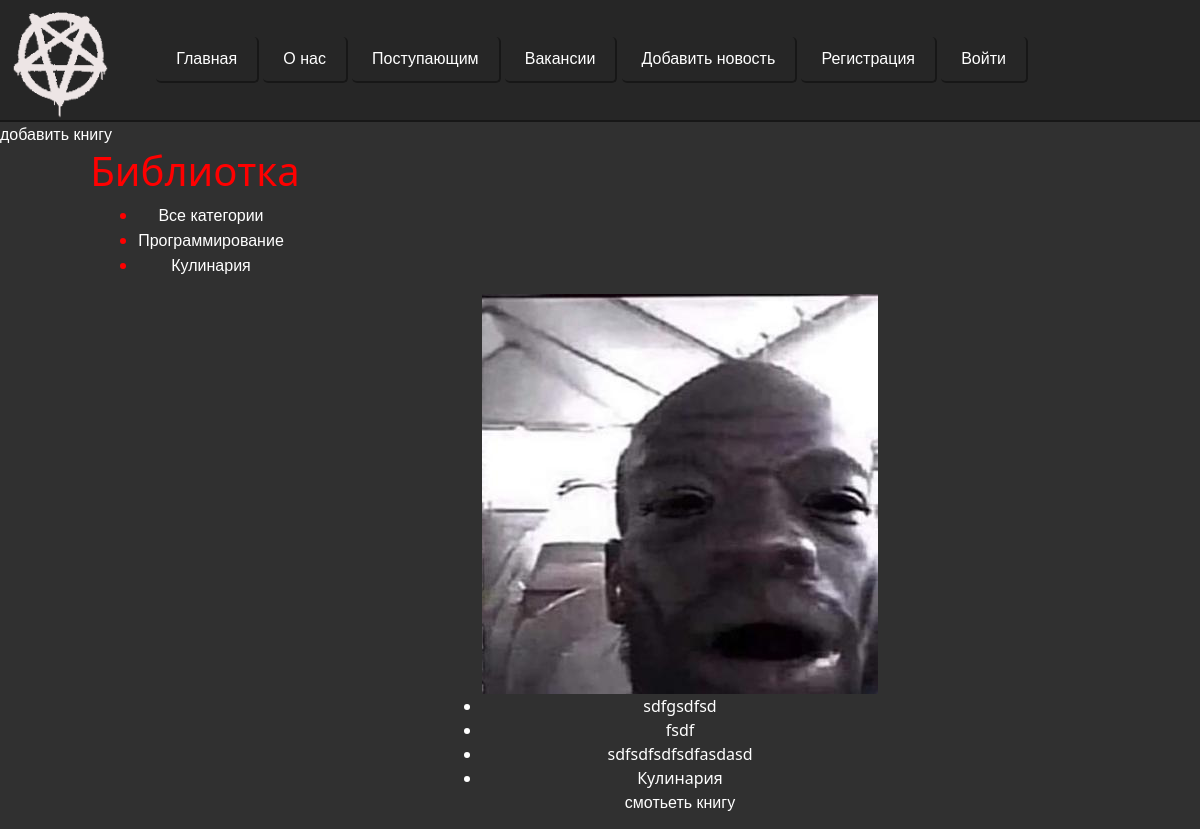
Before: /library/ (upper part) with the older database file.
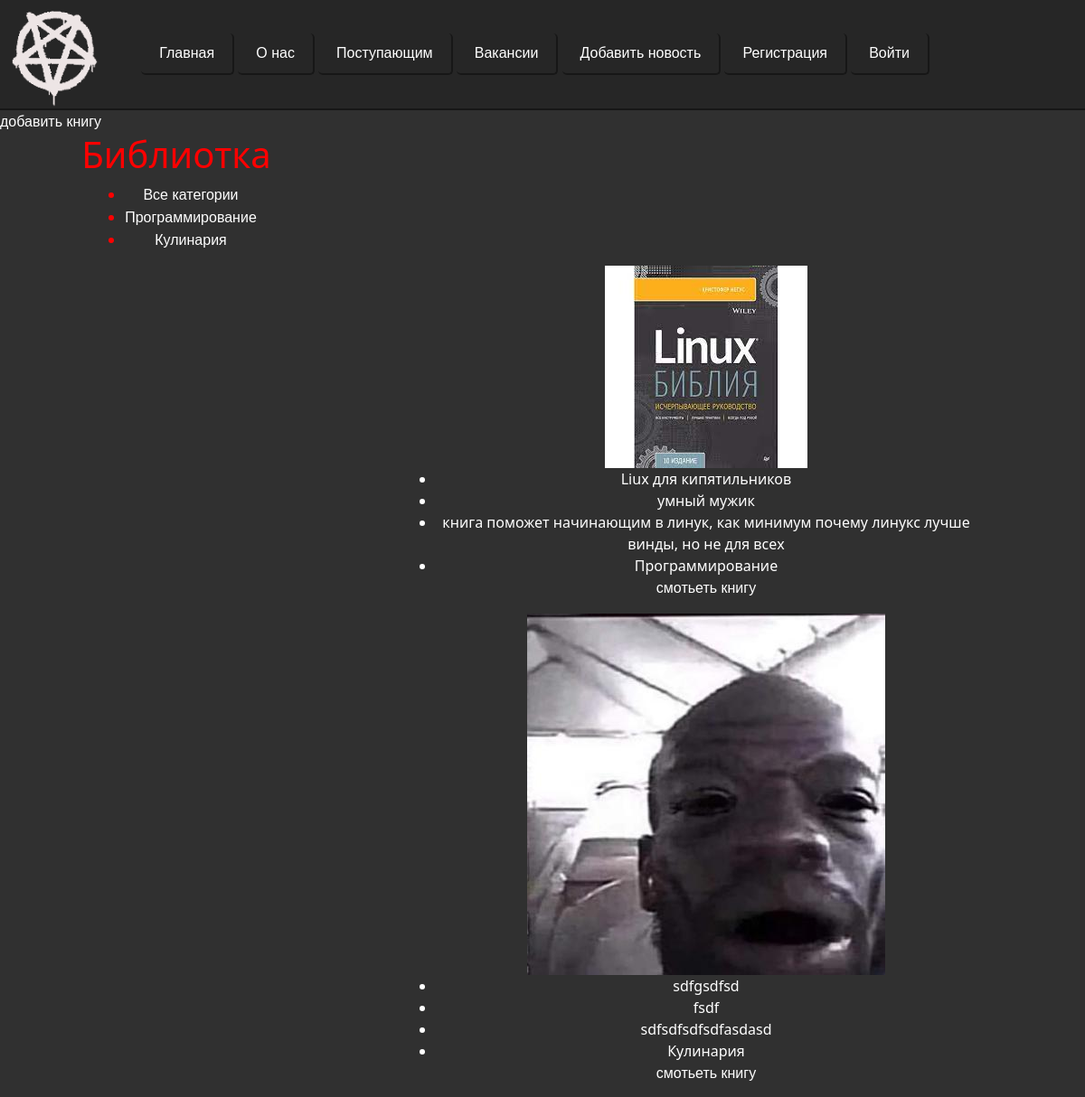
After: the same page with the newer database file.
### library/models.py (models this page shows, shortened)
class Category (models.Model):
    name = models.CharField(max_length=100,db_index=True)
    class Meta:
        verbose_name="Категория"
        verbose_name_plural="Категории"
    def __str__(self):
        return self.name
    def get_absolute_url(self):
        return reverse ('category', kwargs={'cat_id':self.pk})

class Books (models.Model):
    title = models.CharField('Название', max_length=250)
    author = models.CharField('Автор', max_length=50)
    preview = models.TextField('О книге',max_length=500)
    photo = models.ImageField(upload_to='photos/%y/%m/%d/')
    cat = models.ForeignKey('Category', on_delete=models.PROTECT,null=True)
    file = models.FileField(upload_to='books/%y/%m/%d/',null=True)
    time_create = models.DateTimeField(auto_now_add=True, verbose_name='Дата создания')
    def get_absolute_url(self):
        return reverse ('sbook', kwargs={'sbook_id':self.pk})
    class Meta:
        verbose_name = 'Книга'
        verbose_name_plural = "Книги"

### library/views.py (the view)
# urls.py: path('', views.library_home, name='library'),
def library_home (request):
    contact_list = Books.objects.all().order_by("-time_create")
    cat = Category.objects.all()
    paginator = Paginator(contact_list, 4)
    page_num = request.GET.get('page')
    page_obj = paginator.get_page(page_num)
    return render(request, 'library/library_home.html', {'page_obj': page_obj,'cat':cat})

### library/templates/library/library_home.html (shortened to what this page needs)
{% extends 'main/layout.html' %}
{% load static %}
{% block content %}
<div><a href="{%url 'addBook' %}">добавить книгу</a></div>
    <div class="book_tag">
        <h1>Библиотка</h1>
        <ul class="books_type_list">
            {% if cat_selected == 0 %}
                <li class="cat_select">Все категории</li>
            {%else%}
                <li><a href="{% url 'library' %}">Все категории</a></li>
            {%endif%}
            {% for c in cat%}
                {%if c.pk == cat_selected %}
                    <li class="cat_selected">{{c.name}}</li>
                {%else%}
                    <li><a href="{{ c.get_absolute_url}}">{{c.name}}</a></li>
                {%endif%}
            {%endfor%}
        </ul>
    </div>
<div class="book_cont">
{% if page_obj %}
    <ul>
    {%for book in page_obj %}
        <div class="book_cart">
            {% if book.photo %}
                <div><img src="{{book.photo.url}}"></div>
            {%endif%}
            <li>{{book.title}}</li>
            <li>{{book.author}}</li>
            <li>{{book.preview|truncatewords:30}}</li>
            <li>{{book.cat}}</li>
            <p><a href="{{book.get_absolute_url}}">смотьеть книгу</a></p>
        </div>
    {%endfor%}
    </ul>
{%else%}
    <p>Здесь пока ничего нет</p>
{%endif%}
</div>
{% endblock %}

### main/templates/main/layout.html (shortened to what this page needs)
{% load static %}
<!DOCTYPE html>
<html lang="en">
<head>
    <link rel="stylesheet" href = "https://cdn.jsdelivr.net/npm/bootstrap@5.3.0-alpha1/dist/css/bootstrap.min.css">
    <link rel="stylesheet" href="{% static 'main/css/main.css' %}">
</head>
<body class="bodyfor">
    <div class="top_bar">
        <dev class="menu"><a class="logo" href="{% url 'home' %}"><img class="logo" src="{% static 'main/img/logo.png' %}"></img></a></dev>
        <dev class="menu">
        <ul class="top_bar_menu">
            <li><a href="{% url 'home' %}">Главная</a></li>
            <li><a href="{% url 'about' %}">О нас</a></li>
            <li><a href="{% url 'abiturients' %}">Поступающим</a></li>
            <li><a href="{% url 'vacation'%}">Вакансии</a></li>
            <li><a href="{% url 'addNews'%}">Добавить новость</a></li>
            {% if user.is_authenticated%}
            {%else%}
            <li><a href="{%url 'register'%}">Регистрация</a></li>
            <li><a href="{%url 'login'%}">Войти</a></li>
            {%endif%}
        </ul>
        </dev>
    </div>
    <div class="dss">
    <div class="content_body">
{% block content%}
{%endblock%}
    </div>
    </div>
</body>
</html>

### main/static/main/css/main.css (style rules this page uses)
body { background:#303030; }
.top_bar { width: 100%; border-bottom: 2px solid #171717; background:#262626; }
.menu { display: inline-block; }
.logo { width:120px; height:120px; }
.top_bar_menu > li,a { text-decoration: none; list-style-type: none; display: inline-block; color:white; font-family: Arial; }
.top_bar_menu > li,a:hover { color: #e83600; }
.top_bar_menu li { padding-top:10px; padding-bottom: 10px; padding-right: 20px; padding-left: 20px; border-right: 2px solid #171717; border-bottom:2px solid #171717; border-radius:5px; }
.book_cart { color:white; margin-left:auto; margin-right:auto; padding-left:300px; }
.book_tag { width:30%; padding-left: 30px; text-align:center; margin-left:auto; margin-right:auto; display: flex; color:red; display: inline-block; }
.book_cont { padding-left: 30px; text-align:center; display: flex; margin-left: auto; margin-right: auto; width: 60em; color: white; }
.books_type_list { display: inline-block; }

Changed rows visible on the page:
added Books: photo (picture), title "Liux для кипятильников", author "умный мужик", preview "книга поможет начинающим в линук, как минимум почему линукс лучше винды, но не для всех", cat "Программирование"
